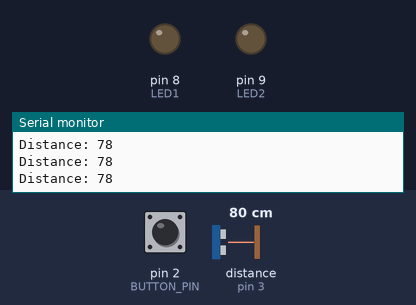
Bench run of a sketch on a simulated Arduino Uno, built with avr-gcc and run on an emulated ATmega328P. On the bench: output pins drawn as LEDs (lit = HIGH), the last lines printed to the serial monitor. Wiring (inferred from the names in the program): ultrasonic range finder: trigger pin 4; echo pin 3. The inputs (shaded band) are chosen by the test bench; at power-on: distance to the obstacle (sensor on pin 3) 80 cm, pin 2 (BUTTON_PIN) HIGH. The echo pulse lasts 58.3 µs per cm; pins used as bus, display or sensor lines are not drawn.

Above: at 1.2 s.
1.3 s: distance to the obstacle (sensor on pin 3) set to 12 cm
2.8 s: distance to the obstacle (sensor on pin 3) set to 9 cm
At 4.0 s:
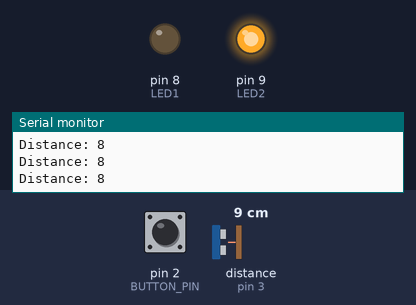
4.3 s: pin 2 (BUTTON_PIN) pulled LOW for 0.25 s
At 5.6 s:
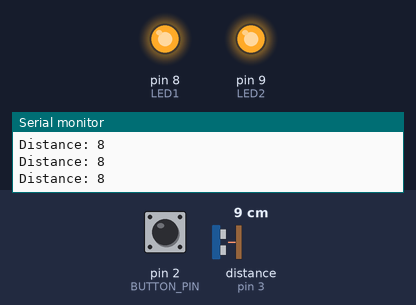
6.0 s: distance to the obstacle (sensor on pin 3) set to 60 cm
At 7.2 s:
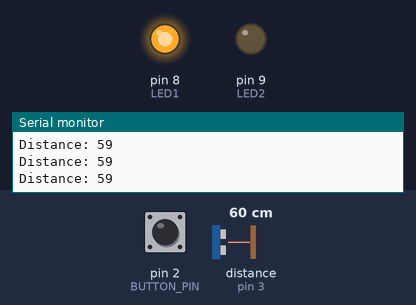
7.5 s: distance to the obstacle (sensor on pin 3) set to 2 cm
At 8.4 s:
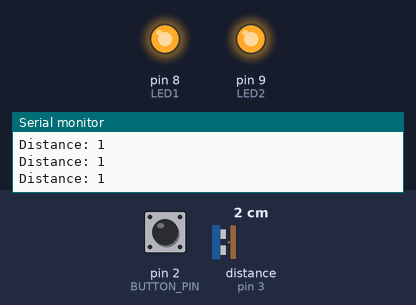
9.2 s: distance to the obstacle (sensor on pin 3) set to 18 cm
At 9.9 s:
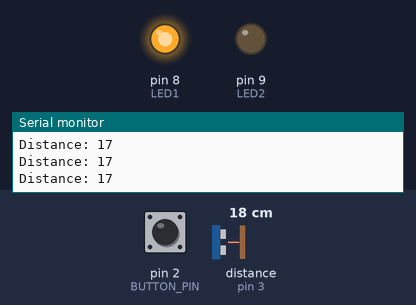
Timing chart, 0 to 11.8 s (numbered marks = the images above; inputs shaded):
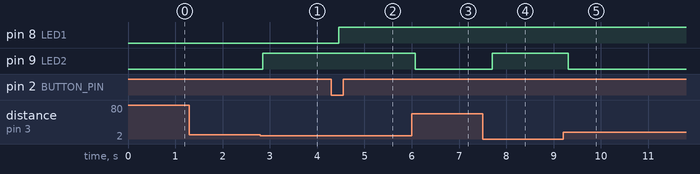

Measured:
- the behaviour switches between 11 and 10 cm on distance to the obstacle (sensor on pin 3) (found by bisection; images 0 and 1)
- after the input at 2.8 s, pin 9 (LED2): LOW → HIGH after 0.05 s
- after the input at 4.3 s, pin 8 (LED1): LOW → HIGH after 0.16 s
- after the input at 6.0 s, pin 9 (LED2): HIGH → LOW after 0.07 s
- after the input at 7.5 s, pin 9 (LED2): LOW → HIGH after 0.20 s
- after the input at 9.2 s, pin 9 (LED2): HIGH → LOW after 0.11 s

The sketch:

4.2c.ino
```cpp
#define BUTTON_PIN 2
#define TRIG_PIN 4
#define ECHO_PIN 3
#define LED1 8
#define LED2 9

volatile bool led1State = LOW;

void buttonISR() {
  led1State = !led1State;
}

void setupPins() {
  pinMode(BUTTON_PIN, INPUT_PULLUP);
  pinMode(TRIG_PIN, OUTPUT);
  pinMode(ECHO_PIN, INPUT);
  pinMode(LED1, OUTPUT);
  pinMode(LED2, OUTPUT);
}

void setupInterrupts() {
  attachInterrupt(digitalPinToInterrupt(BUTTON_PIN), buttonISR, FALLING);
}

void setup() {
  Serial.begin(9600);
  setupPins();
  setupInterrupts();
  Serial.println("System Ready");
}

void loop() {
  digitalWrite(LED1, led1State);

  digitalWrite(TRIG_PIN, LOW);
  delayMicroseconds(2);
  digitalWrite(TRIG_PIN, HIGH);
  delayMicroseconds(10);
  digitalWrite(TRIG_PIN, LOW);

  long duration = pulseIn(ECHO_PIN, HIGH);
  int distance = (duration * 34) / 2000;

  Serial.print("Distance: ");
  Serial.println(distance);

  digitalWrite(LED2, (distance > 0 && distance < 10) ? HIGH : LOW);

  delay(200);
}
```
